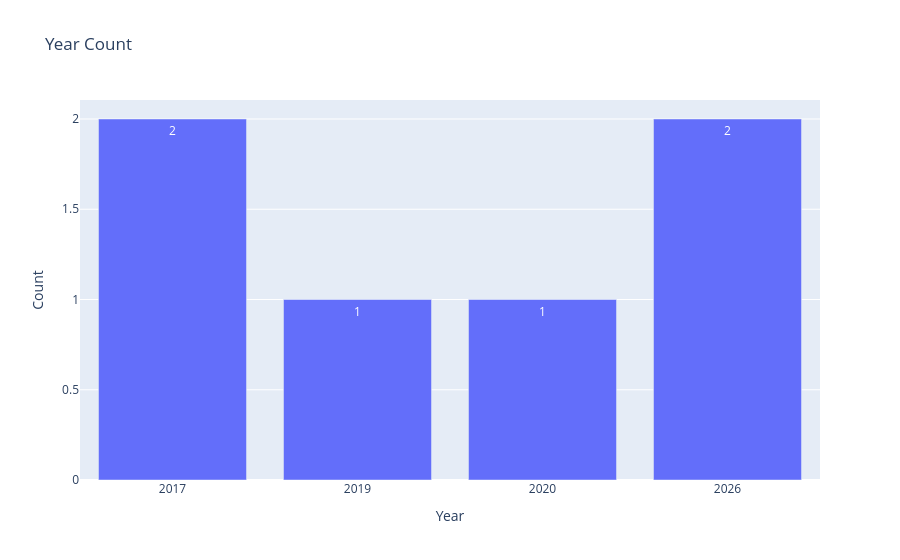

Write notebook code for a chart like this one.
### Code cell
import plotly.express as px

fig = px.bar(
    x = df2.index,
    y = df2["grade"],
    title = "Year Count",
    labels = {"x" : "Year", "y" : "Count"},
    text = df2["grade"]
)

fig.show()

### Figure 1 — Plotly figure (JSON) as saved in the notebook; plotly's stock layout.template omitted (floating-point values rounded to 4 significant figures)
{"data": [{"alignmentgroup": "True", "hovertemplate": "Year=%{x}<br>Count=%{y}<br>text=%{text}<extra></extra>", "legendgroup": "", "marker": {"color": "#636efa", "pattern": {"shape": ""}}, "name": "", "offsetgroup": "", "orientation": "v", "showlegend": false, "text": [2, 1, 1, 2], "textposition": "auto", "type": "bar", "x": ["2017", "2019", "2020", "2026"], "xaxis": "x", "y": [2, 1, 1, 2], "yaxis": "y"}], "layout": {"barmode": "relative", "legend": {"tracegroupgap": 0}, "title": {"text": "Year Count"}, "xaxis": {"anchor": "y", "domain": [0, 1], "title": {"text": "Year"}}, "yaxis": {"anchor": "x", "domain": [0, 1], "title": {"text": "Count"}}}}
